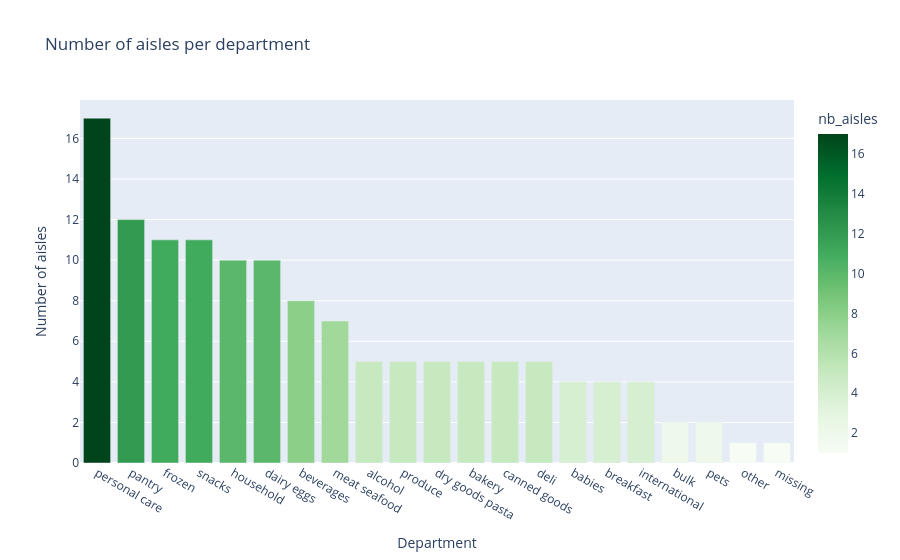

Notebook cell for this chart:
### Markdown cell above
### II.2 Sales distribution by departments and aisles

### Code cell
aisles_per_department = products_enriched.groupby('department')['aisle'].nunique().reset_index(name='nb_aisles').sort_values('nb_aisles', ascending=False)

fig = plot_aisles_per_department(aisles_per_department)
fig

### Figure 1 — Plotly figure (JSON) as saved in the notebook; plotly's stock layout.template omitted (floating-point values rounded to 4 significant figures)
{"data": [{"hovertemplate": "department=%{x}<br>nb_aisles=%{marker.color}<extra></extra>", "legendgroup": "", "marker": {"color": [17, 12, 11, 11, 10, 10, 8, 7, 5, 5, 5, 5, 5, 5, 4, 4, 4, 2, 2, 1, 1], "coloraxis": "coloraxis", "pattern": {"shape": ""}}, "name": "", "orientation": "v", "showlegend": false, "textposition": "auto", "type": "bar", "x": ["personal care", "pantry", "frozen", "snacks", "household", "dairy eggs", "beverages", "meat seafood", "alcohol", "produce", "dry goods pasta", "bakery", "canned goods", "deli", "babies", "breakfast", "international", "bulk", "pets", "other", "missing"], "xaxis": "x", "y": [17, 12, 11, 11, 10, 10, 8, 7, 5, 5, 5, 5, 5, 5, 4, 4, 4, 2, 2, 1, 1], "yaxis": "y"}], "layout": {"barmode": "relative", "coloraxis": {"colorbar": {"title": {"text": "nb_aisles"}}, "colorscale": [[0, "rgb(247,252,245)"], [0.125, "rgb(229,245,224)"], [0.25, "rgb(199,233,192)"], [0.375, "rgb(161,217,155)"], [0.5, "rgb(116,196,118)"], [0.625, "rgb(65,171,93)"], [0.75, "rgb(35,139,69)"], [0.875, "rgb(0,109,44)"], [1, "rgb(0,68,27)"]]}, "legend": {"tracegroupgap": 0}, "showlegend": false, "title": {"text": "Number of aisles per department"}, "xaxis": {"anchor": "y", "domain": [0, 1], "title": {"text": "Department"}}, "yaxis": {"anchor": "x", "domain": [0, 1], "title": {"text": "Number of aisles"}}}}
